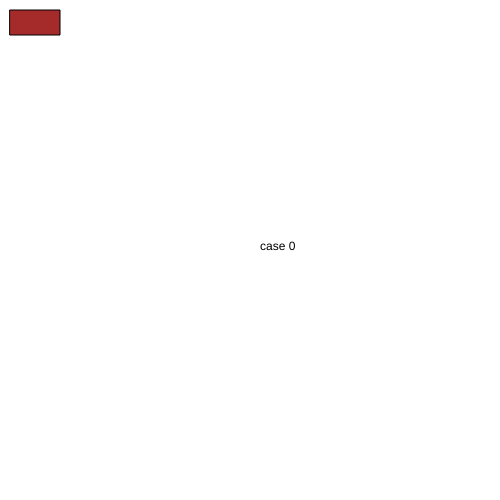
Frame 1 (no input)
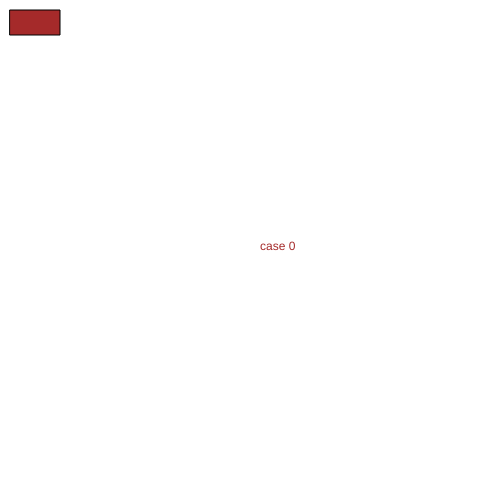
Frame 60 (no input)
Frame 120 (the mouse pressed at the canvas centre since frame 60): identical to frame 60, image omitted

The p5.js sketch that drew these frames (run headless with seeded random() and noise() and a simulated clock; from frame 60 on, the mouse is pressed at the canvas centre):

// p5.js sketch
// ── sketch.js
let myState = 0;

function setup() {
  createCanvas(500, 500);
}

function draw() {
  switch (myState) {
    case 0:
      background("white")
      text("case 0", 260, 250)
      break;

    case 1:
      background("grey")
      text("case 1", 260, 250)
      break;

    case 2:
      background("pink")
      text("case 2", 260, 250)
      break;
  }
fill("brown");
rect(10, 10, 50, 25);

}

function mouseReleased() {
  if((mouseX>10) && (mouseX<60) && (mouseY>10) && (mouseY<35)){

  myState++;
  if (myState > 2) {
    myState = 0;
  }
}
}
